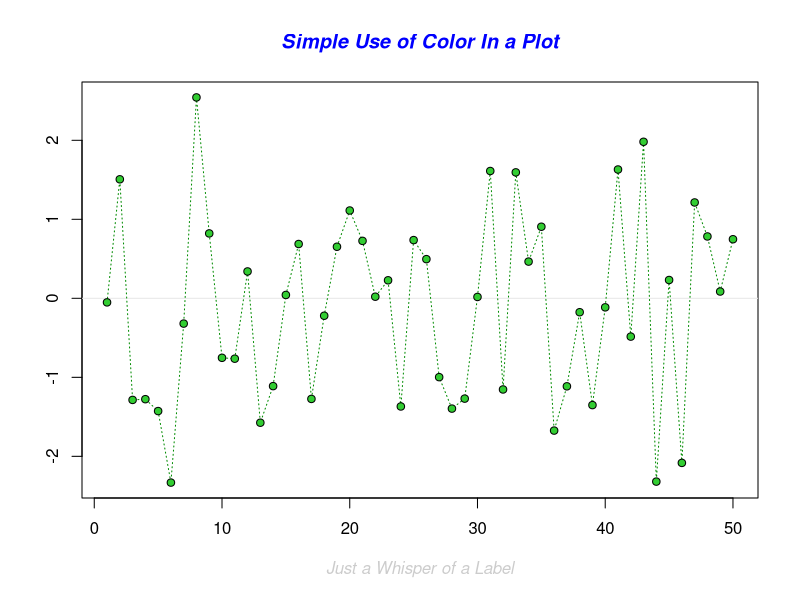
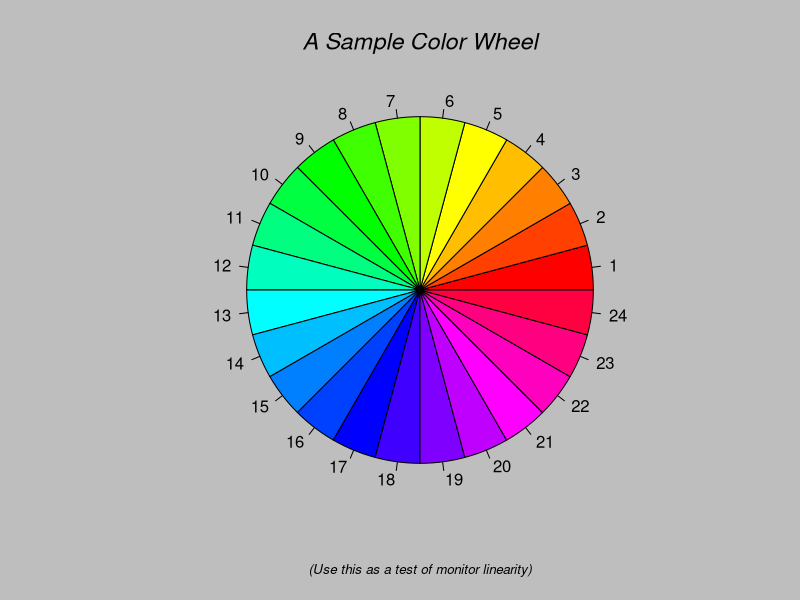
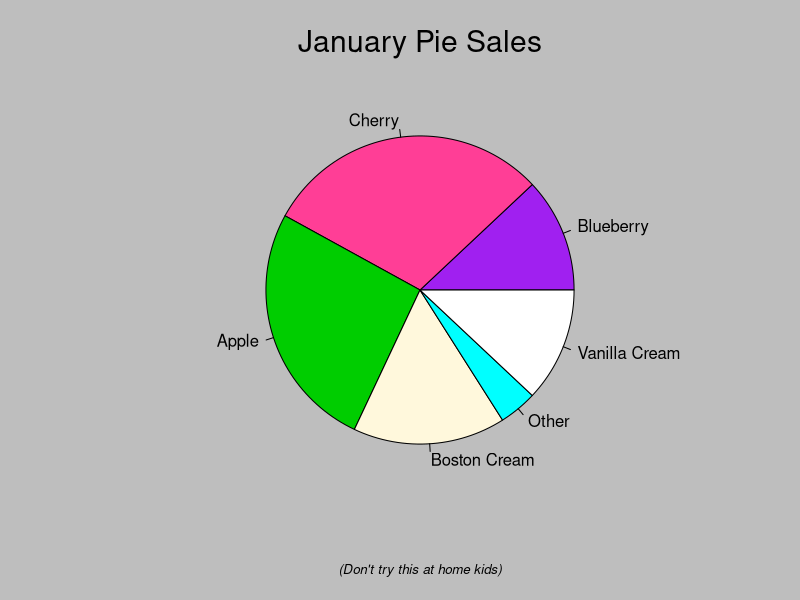
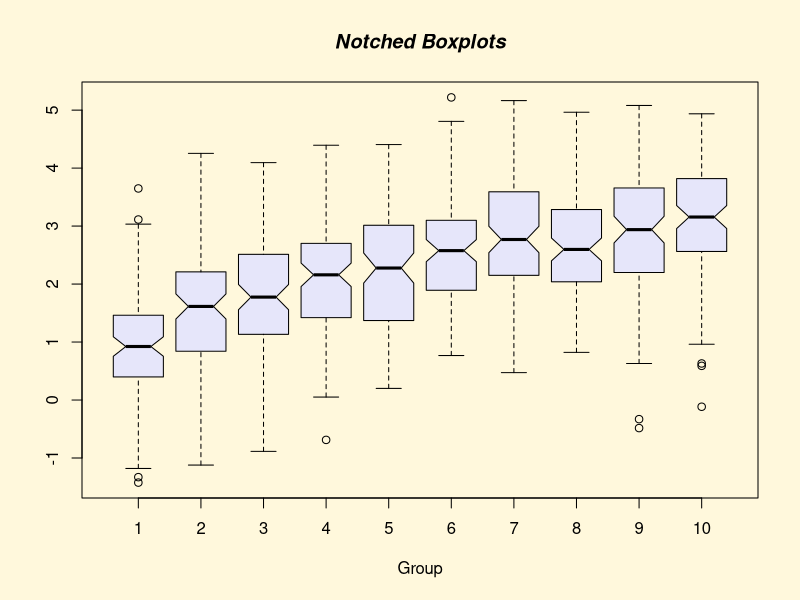
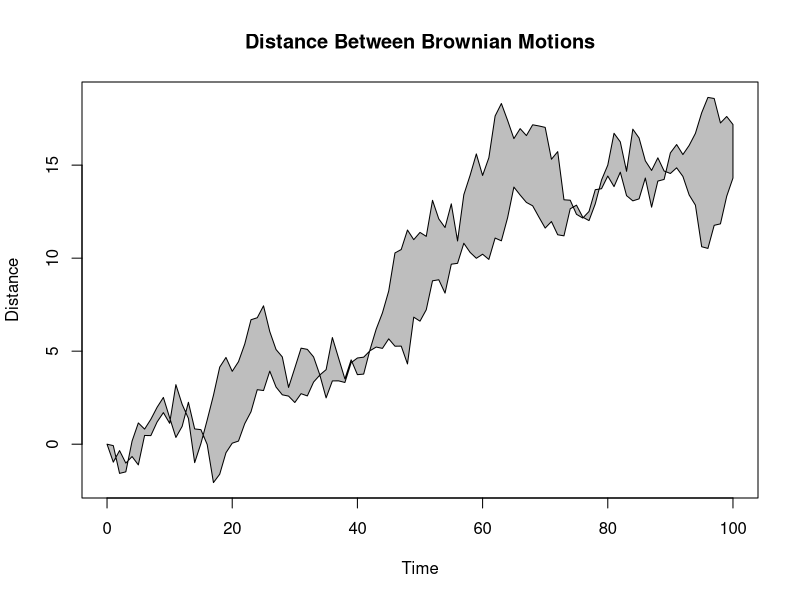
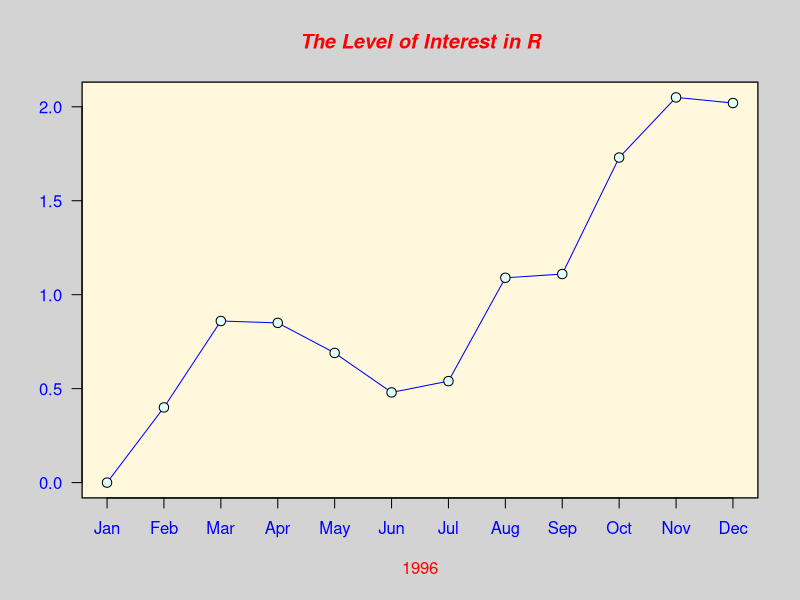
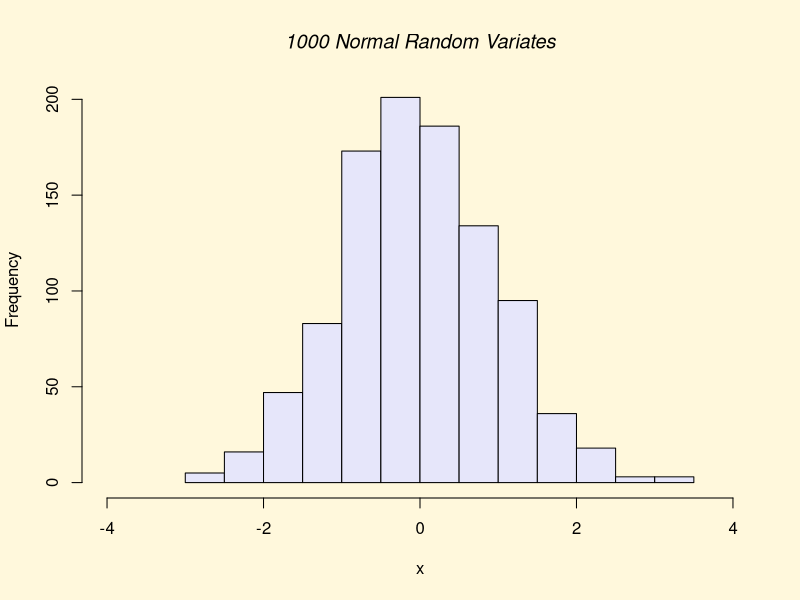
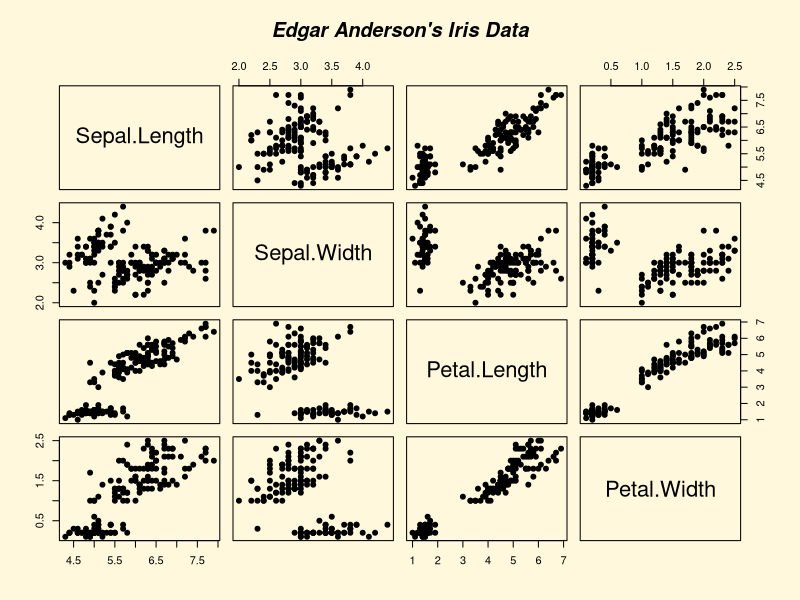

Recreate these plots in R, in order. (Note: this script raises an error after producing the figures.)
expanded_path <- path.expand('-')

library(tidyverse)
library(data.table)
library(tidyverse)
library(dplyr)
library(ggplot2)
library(readr)


expanded_path


demo()

demo(graphics)



# getting working directory
wkdir <- getwd()



# setting working directory
#setwd('F:/R programming/data cleaning/ug colleges')


getwd()


dir()

dir(pattern = '.txt')       

dir(pattern = '.R')   

file.exists('bamudb.R')

newdirPath <- 'createdbycode'

if ( file.exists(wkdir)) dir.create(newdirPath)

dir(pattern = 'create')

# creating a file
file.create('learning.R')

library(ggplot2)


ggplot(data=diamonds,aes(x=price))+
  geom_histogram()



ggplot(data=diamonds,aes(x=price))+
  geom_histogram(fill='green',col='orange')


ggplot(diamonds,aes(x=price))+
  geom_bar()


ggplot(data = diamonds,aes(x=cut,fill = cut))+
  geo_bar()



view(diamonds)


ggplot(data = diamonds,aes(x=carat,y=price,col=cut))+
  geom_point()



ggplot(data=diamonds,aes(x=clarity,y=carat)) +
  geom_boxplot()


ggplot(data=diamonds,aes(x=clarity,y=carat,fill=cut))+
  geom_boxplot()




clean$data <- diamonds[!duplicated(data),]

view(clean)

view(clean$data)



# remove duplicates 
duplicate <- bamudb$PROGRAMME.NAME
cleandata <- duplicate[!duplicated(duplicate)]
view(cleandata)



# Explore how duplicated() flags dulicate rows 

# Experiment with growing variables to identify duplicates in specific columns 


# Handle Missing DAta
